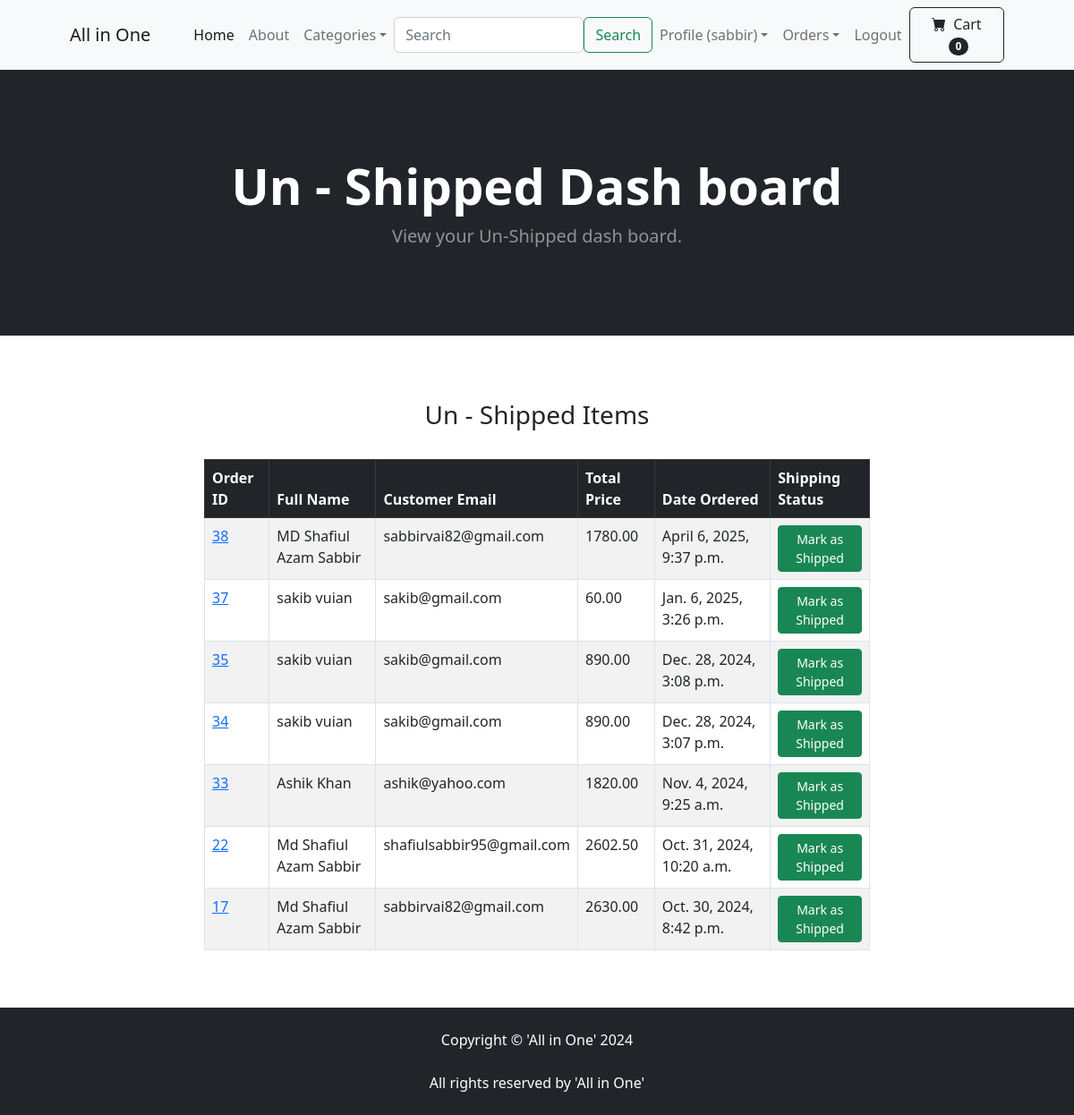
/payment/not_shipped_dash/ (signed in), run on the app's committed database.
### payment/models.py (models this page shows)
class Order(models.Model):
    user = models.ForeignKey(User, on_delete=models.CASCADE, null=True, blank=True)
    full_name = models.CharField(max_length=200)
    email = models.EmailField(max_length=200)
    shipping_address = models.TextField(max_length=15000)
    amount_paid = models.DecimalField(max_digits=10, decimal_places=2)
    date_ordered = models.DateTimeField(auto_now_add=True)
    shipped = models.BooleanField(default=False)
    date_shipped = models.DateTimeField(null=True, blank=True)
    invoice = models.CharField(max_length=250, null=True, blank=True)
    paid = models.BooleanField(default=False)
    def __str__(self):
        return f'Order_id : {str(self.id)}'

### payment/views.py (the view, shortened to what this page needs)
# urls.py: path('not_shipped_dash/', views.not_shipped_dash, name= 'not_shipped_dash'),
def not_shipped_dash(request):
    if request.user.is_authenticated and request.user.is_superuser:
        orders = Order.objects.filter(shipped=False).order_by('-date_ordered')
        return render(request, 'payment/not_shipped_dash.html', {'orders': orders})
    else:
        messages.success("Access Denied")
        return redirect('home')

### cart/cart.py (called while the page is built)
    def __len__(self):
        return len(self.cart)

### cart/context_processors.py (called while the page is built)
def cart(request):
    return {'cart': Cart(request)}

### payment/templates/payment/not_shipped_dash.html (shortened to what this page needs)
{% extends 'base.html' %}
{% load static %}
{% block content %}
<header class="bg-dark py-5">
    <div class="container px-4 px-lg-5 my-5">
        <div class="text-center text-white">
            <h1 class="display-4 fw-bolder">Un - Shipped Dash board</h1>
            <p class="lead fw-normal text-white-50 mb-0">View your Un-Shipped dash board.</p>
        </div>
    </div>
</header>
<br/>
<div class ="container">
    <div class="row">
        <center>
            <div class="col-8">
                <br/><br/>
                <h3>Un - Shipped Items</h3>
                <br/>
                <div class="table-responsive">
                    <table class="table table-hover table-striped table-bordered ">
                        <thead class="table-dark">
                          <tr>
                            <th scope="col">Order ID</th>
                            <th scope="col">Full Name</th>
                            <th scope="col">Customer Email</th>
                            <th scope="col">Total Price</th>
                            <th scope="col">Date Ordered</th>
                            <th scope="col">Shipping Status</th>
                          </tr>
                        </thead>
                        <tbody>
                            {% for item in orders %}
                          <tr>
                            <td><a href="{% url 'order_details' item.id %}">{{ item.id }}</a></td>
                            <td>{{ item.full_name }}</td>
                            <td>{{ item.email }}</td>
                            <td>{{ item.amount_paid }}</td>
                            <td>{{ item.date_ordered }}</td>
                            <td>
                                <form method="POST">
                                    <button type="submit" class="btn btn-success btn-sm">Mark as Shipped</button>
                                </form>
                            </td>
                          </tr>
                          {% endfor %}
                        </tbody>
                    </table>
                </div>
                <br/><br/>
            </div>
        </center>
    </div>
</div>
{% endblock %}

### store/templates/base.html (shortened to what this page needs)
{% load static %}
<!DOCTYPE html>
<html lang="en">
    <head>
        <link href="https://cdn.jsdelivr.net/npm/bootstrap-icons@1.5.0/font/bootstrap-icons.css" rel="stylesheet" />
        <link href="{% static 'css/styles.css'%}" rel="stylesheet" />
    </head>
    <body>
        {% include 'navbar.html' %}
        {% block content %}
        {% endblock %}
        <footer class="py-4 bg-dark">
            <div class="container">
                <p class="m-0 text-center text-white">Copyright &copy; 'All in One' 2024</p> <br/>
                <p class="m-0 text-center text-white">All rights reserved by 'All in One' </p>
            </div>
        </footer>
    </body>
</html>

### store/templates/navbar.html (shortened to what this page needs)
<nav class="navbar navbar-expand-lg navbar-light bg-light">
    <div class="container px-4 px-lg-5">
        <a class="navbar-brand" href="{% url 'home' %}">All in One</a>
        <div class="collapse navbar-collapse" id="navbarSupportedContent">
            <ul class="navbar-nav me-auto mb-2 mb-lg-0 ms-lg-4">
                <li class="nav-item"><a class="nav-link active" aria-current="page" href="{% url 'home' %}">Home</a></li>
                <li class="nav-item"><a class="nav-link" href="{% url 'about' %}">About</a></li>
                <li class="nav-item dropdown">
                    <a class="nav-link dropdown-toggle"
                    id="navbarDropdown" href="#" role="button"
                    data-bs-toggle="dropdown" aria-expanded="false">Categories</a>
                </li>
                <form class="d-flex" role="search" action="{% url 'search' %}" method="POST">
                    <input class="form-control mr-sm-2" type="search" placeholder="Search" aria-label="Search" name="searched">
                    <button class="btn btn-outline-success my-2 my-sm-0" type="submit">Search</button>
                </form>
                {% if user.is_authenticated %}
                    <li class="nav-item dropdown">
                        <a class="nav-link dropdown-toggle"
                        id="navbarDropdown" href="#" role="button"
                        data-bs-toggle="dropdown" aria-expanded="false">Profile ({{user.username}})</a>
                    </li>
                    {% if user.is_superuser %}
                        <li class="nav-item dropdown">
                            <a class="nav-link dropdown-toggle"
                            id="navbarDropdown" href="#" role="button"
                            data-bs-toggle="dropdown" aria-expanded="false">Orders</a>
                        </li>
                    {% endif %}
                    <li class="nav-item"><a class="nav-link" href="{% url 'logout' %}"> Logout</a></li>
                {% else %}
                    <li class="nav-item"><a class="nav-link" href="{% url 'login' %}">Login</a></li>
                    <li class="nav-item"><a class="nav-link" href="{% url 'register' %}">Register</a></li>
                {% endif %}
            </ul>
            <form class="d-flex">
                <a  href="{% url 'cart_summary' %}" class="btn btn-outline-dark" type="submit">
                    <i class="bi-cart-fill me-1"></i>
                    Cart
                    <span class="badge bg-dark text-white ms-1 rounded-pill"
                    id="cart_quantity">{{cart|length}}</span>
                </a>
            </form>
        </div>
    </div>
</nav>

### data on the page
Order: id "38", full_name "MD Shafiul Azam Sabbir", email "sabbirvai82@gmail.com", amount_paid "1780.00", date_ordered "April 6, 2025, 9:37 p.m."
Order: id "37", full_name "sakib vuian", email "sakib@gmail.com", amount_paid "60.00", date_ordered "Jan. 6, 2025, 3:26 p.m."
Order: id "35", full_name "sakib vuian", email "sakib@gmail.com", amount_paid "890.00", date_ordered "Dec. 28, 2024, 3:08 p.m."
Order: id "34", full_name "sakib vuian", email "sakib@gmail.com", amount_paid "890.00", date_ordered "Dec. 28, 2024, 3:07 p.m."
Order: id "33", full_name "Ashik Khan", email "ashik@yahoo.com", amount_paid "1820.00", date_ordered "Nov. 4, 2024, 9:25 a.m."
Order: id "22", full_name "Md Shafiul Azam Sabbir", email "shafiulsabbir95@gmail.com", amount_paid "2602.50", date_ordered "Oct. 31, 2024, 10:20 a.m."
Order: id "17", full_name "Md Shafiul Azam Sabbir", email "sabbirvai82@gmail.com", amount_paid "2630.00", date_ordered "Oct. 30, 2024, 8:42 p.m."

### other printed values
{{ user.username }} "sabbir"
{{ cart|length }} "0"
